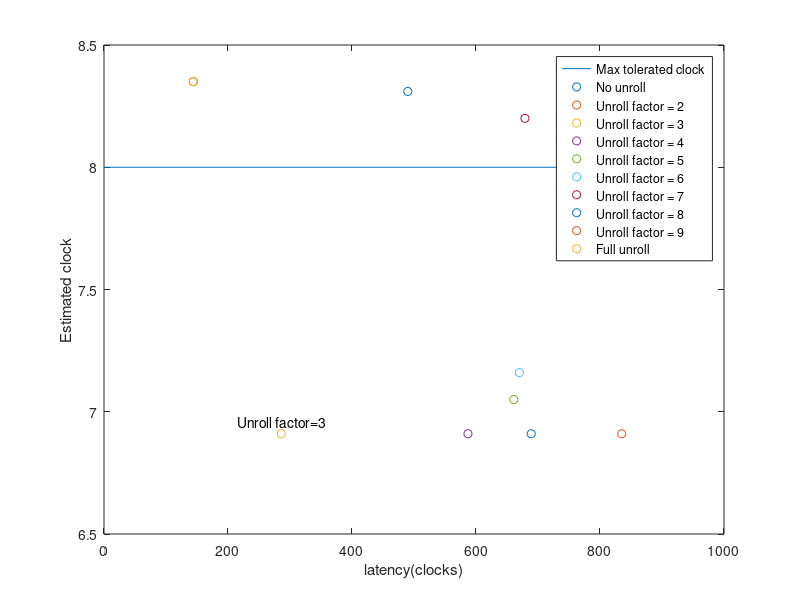
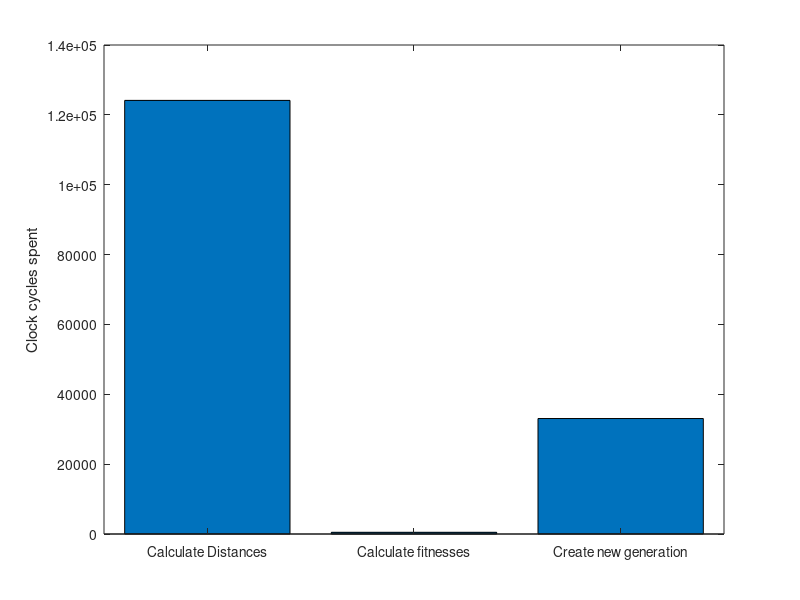
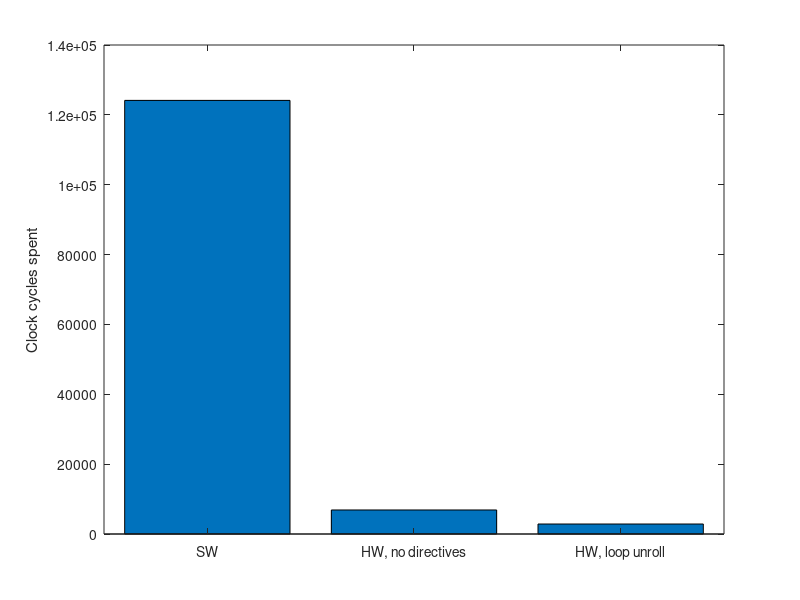

MATLAB code to generate these figures, in order:
% Scripts for ERTS project
%% Plot of possible solutions as function of points
clc; clear; close all;

number_of_points = [1:10];
number_of_solutions = factorial(number_of_points);
NoS_string = num2cell(number_of_solutions)

figure(1)
semilogy(number_of_points, number_of_solutions, '-o');
xlabel('Number of points');
ylabel('Number of possible solutions');
xlim([0.8 12.2])
% TODO: Add markers for data.

disp(['Number of points','    Number of possible solutions'])
disp([number_of_points',number_of_solutions'])

text(number_of_points+0.1,number_of_solutions, NoS_string)

%% Plot showing timing
ONE_SECOND = 325000000;

% Data without any hardware acceleration.
% One row is [t_distances,t_fitness, t_generation]
timing = [
    127018, 462, 32915;
    125672, 526, 37054;
    124168, 516, 37503;
    121868, 460, 28824;
    121992, 481, 29012;
]

t_distances = mean(timing(:,1));
t_fitness = mean(timing(:,2));
t_generation = mean(timing(:,3));


figure(1);
X = [t_distances, t_fitness, t_generation]
labels = {'Calculate Distances','Calculate fitnesses','Create new generation'};
pie(X,X)
legend(labels);
title('')

figure(2);
bar([t_distances,t_fitness,t_generation]);
name = {'Calculate Distances'; 'Calculate fitnesses'; 'Create new generation'};
ylabel('Clock cycles spent');
set(gca,'xticklabel',name)

disp('Average time spent on calculating distances:'); disp(t_distances);
disp('Average time spent on calculating fitness:'); disp(t_fitness);
disp('Average time spent on creating a new generation:'); disp(t_generation);
disp('Adds up to:'); disp(t_distances + t_fitness + t_generation);


population_size = 10;

t_distances_SW = t_distances;
t_distances_HW_no_directives = 688 * population_size;
t_distances_HW_loop_unroll_factor_3 = 286 * population_size;

figure(3);
bar([t_distances_SW,t_distances_HW_no_directives,t_distances_HW_loop_unroll_factor_3]);
name = {'SW'; 'HW, no directives'; 'HW, loop unroll'};
ylabel('Clock cycles spent');
set(gca,'xticklabel',name)
%% Calculate expected result of tests in testbench

x1 = 1:10;
y1 = 10:-1:1;
x2 = 1:2:19;
y2 = 19:-2:1;

dist1 = 0;
dist2 = 0;

for i = 2:10
    dist1 = dist1 + sqrt( (x1(i)-x1(i-1))^2 + (y1(i)-y1(i-1))^2);
    dist2 = dist2 + sqrt( (x2(i)-x2(i-1))^2 + (y2(i)-y2(i-1))^2);
end
dist1
dist2

%% Plot design space (unroll factor, latency and estimated clk)
clear; clc; close all;

latencies = [
    689,
    835,
    286,
    587,
    661,
    670,
    679,
    490,
    144,
    144
    ];

estimated_clk = [
    6.91,
    6.91,
    6.91,
    6.91,
    7.05,
    7.16,
    8.20,
    8.31,
    8.35,
    8.35,
    ];



figure(1);
plot([0,900],[8,8]);
hold on;
for i = 1:size(latencies,1)
    scatter(latencies(i),estimated_clk(i));
end
xlabel('latency(clocks)');
ylabel('Estimated clock')
legend('Max tolerated clock','No unroll', 'Unroll factor = 2','Unroll factor = 3', 'Unroll factor = 4', 'Unroll factor = 5', 'Unroll factor = 6', 'Unroll factor = 7', 'Unroll factor = 8', 'Unroll factor = 9', 'Full unroll');
text(latencies(3)-70,estimated_clk(3)+0.05,'Unroll factor=3')
